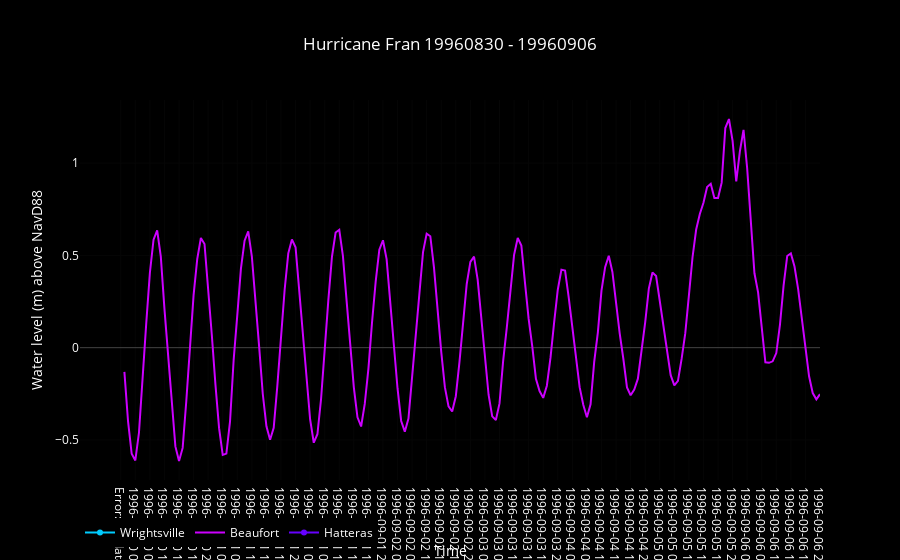

Here is the notebook cell this chart was saved with:
### Markdown cell above
Download Hurricane Fran Fall 1996 Water Level Data and Plot time-series

### Code cell
begin_d = 'begin_date=19960830'
end_d = 'end_date=19960906'

fran_w = pd.read_csv(MakeDomain(begin_d, end_d, stations[2]['Wrightsville']))
fran_d = pd.read_csv(MakeDomain(begin_d, end_d, stations[1]['Beaufort']))
fran_h = pd.read_csv(MakeDomain(begin_d, end_d, stations[0]['Hatteras']))
fran_w.name, fran_d.name, fran_h.name = 'Wrightsville', 'Beaufort','Hatteras'
datasets = [fran_w, fran_d, fran_h]

obs, dtm  = ' Water Level', 'Date Time'
beg = begin_d.split('=')[1] + ' - ' + end_d.split('=')[1]
title = 'Hurricane Fran' + ' ' + beg

data, layout = MakePlot(datasets, obs, dtm, title)
notebook=True
fig = go.Figure(data=data, layout=layout)
if not notebook:
    interactive = plot(fig)
else:
    interactive = iplot(fig)

### Figure 1 — Plotly figure (JSON) as saved in the notebook; plotly's stock layout.template omitted (floating-point values rounded to 4 significant figures; data arrays with more than 128 entries replaced by an {"elided": "..."} marker saying what was removed)
{"data": [{"line": {"color": "rgb(0, 204, 255)"}, "name": "Wrightsville", "type": "scatter", "uid": "8793eb", "x": ["Error: No data was found. This product may not be offered at this station at the requested time."], "y": [null]}, {"line": {"color": "rgb(204, 0, 255)"}, "name": "Beaufort", "type": "scatter", "uid": "b0bc67", "x": {"elided": "192 str values"}, "y": {"elided": "192 float values"}}, {"line": {"color": "rgb(102, 0, 255)"}, "name": "Hatteras", "type": "scatter", "uid": "1d8755", "x": ["Error: No data was found. This product may not be offered at this station at the requested time."], "y": [null]}], "layout": {"autosize": true, "font": {"color": "rgb(255,255,255)"}, "legend": {"orientation": "h"}, "paper_bgcolor": "rgb(0, 0, 0)", "plot_bgcolor": "rgb(0, 0, 0)", "title": "Hurricane Fran 19960830 - 19960906", "xaxis": {"autorange": true, "range": [-11.11, 192], "title": "Time", "type": "category"}, "yaxis": {"autorange": true, "range": [-0.7169, 1.342], "title": "Water level (m) above NavD88"}}}
